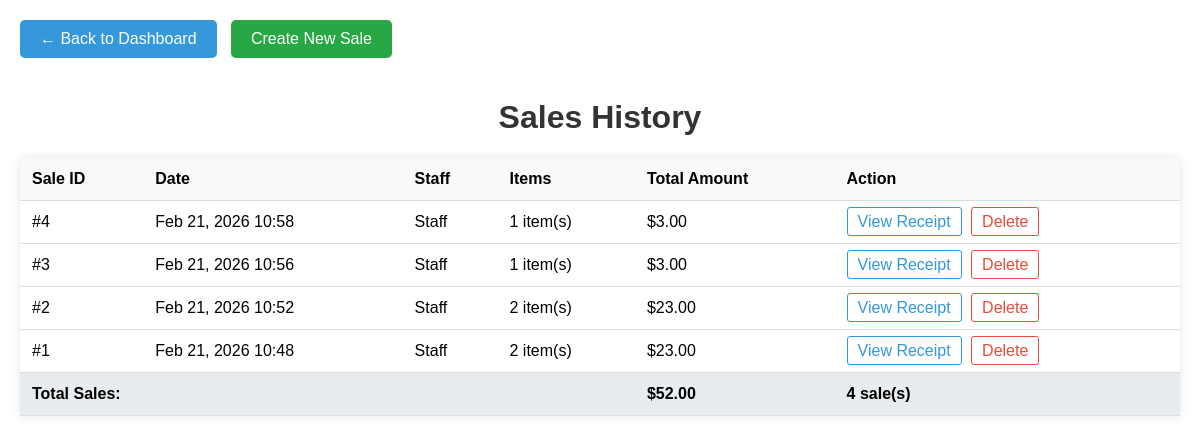
/sales_history.php (signed in), run on the app's committed database.
### tables this page shows
CREATE TABLE `sales` (
  `sale_id` bigint(20) NOT NULL,
  `sale_date` datetime NOT NULL DEFAULT current_timestamp(),
  `staff_name` varchar(100) NOT NULL DEFAULT 'NOT NULL',
  `total_amount` decimal(10,2) NOT NULL DEFAULT 0.00
);

### sales_history.php (the view, shortened to what this page needs)
<!DOCTYPE html>
<html lang="en">
<head>
</head>
<body>
    <?php
    include 'ConnDB.php';
    $query = "SELECT s.*, COUNT(sd.book_id) as item_count
              FROM sales s
              LEFT JOIN salse_details sd ON s.sale_id = sd.sale_id
              GROUP BY s.sale_id
              ORDER BY s.sale_date DESC";
    $result = $conn->query($query);
    ?>
    <a href="Main.php" class="back-link">← Back to Dashboard</a>
    <a href="create_sale.php" class="create-sale-btn">Create New Sale</a>
    <h1>Sales History</h1>
    <table>
        <thead>
            <tr>
                <th>Sale ID</th>
                <th>Date</th>
                <th>Staff</th>
                <th>Items</th>
                <th>Total Amount</th>
                <th>Action</th>
            </tr>
        </thead>
        <tbody>
            <?php
            $totalSales = 0;
            if ($result->num_rows > 0) {
                while ($row = $result->fetch_assoc()) {
                    $totalSales += $row['total_amount'];
                    echo "<tr>
                            <td>#" . $row['sale_id'] . "</td>
                            <td>" . date('M j, Y H:i', strtotime($row['sale_date'])) . "</td>
                            <td>" . htmlspecialchars($row['staff_name']) . "</td>
                            <td>" . $row['item_count'] . " item(s)</td>
                            <td>$" . number_format($row['total_amount'], 2) . "</td>
                            <td>
                                <a href='sale_detail.php?sale_id=" . $row['sale_id'] . "' class='view-link'>View Receipt</a>
                                <a href='Delete.php?sale_id=" . $row['sale_id'] . "' class='delete-link' onclick=\"return confirm('Are you sure you want to delete this sale?')\">Delete</a>
                            </td>
                          </tr>";
                }
                echo "<tr class='total-row'>
                        <td colspan='4'><strong>Total Sales:</strong></td>
                        <td><strong>$" . number_format($totalSales, 2) . "</strong></td>
                        <td><strong>" . $result->num_rows . " sale(s)</strong></td>
                      </tr>";
            } else {
                echo "<tr><td colspan='6' class='no-sales'>No sales found. <a href='create_sale.php'>Create your first sale</a>.</td></tr>";
            }
            ?>
        </tbody>
    </table>
</body>
</html>

### sales_history.php (style rules this page uses)
body { font-family: Arial, sans-serif; max-width: 1200px; margin: 0 auto; padding: 20px; }
h1 { color: #333; text-align: center; }
.back-link { display: inline-block; background-color: #3498db; color: white; padding: 10px 20px; text-decoration: none; border-radius: 5px; margin-bottom: 20px; }
table { width: 100%; border-collapse: collapse; margin-top: 20px; background-color: white; box-shadow: 0 0 10px rgba(0,0,0,0.1); }
th, td { padding: 12px; text-align: left; border-bottom: 1px solid #ddd; }
th { background-color: #f8f9fa; font-weight: bold; }
.view-link { color: #3498db; text-decoration: none; padding: 5px 10px; border: 1px solid #3498db; border-radius: 3px; }
.delete-link { color: #e74c3c; text-decoration: none; padding: 5px 10px; border: 1px solid #e74c3c; border-radius: 3px; margin-left: 5px; }
.total-row { background-color: #e9ecef; font-weight: bold; }
.create-sale-btn { display: inline-block; background-color: #28a745; color: white; padding: 10px 20px; text-decoration: none; border-radius: 5px; margin-bottom: 20px; margin-left: 10px; }

### data on the page
sales: sale_id "4", sale_date "Feb 21, 2026 10:58", staff_name "Staff", item_count "1", total_amount "3.00"
sales: sale_id "3", sale_date "Feb 21, 2026 10:56", staff_name "Staff", item_count "1", total_amount "3.00"
sales: sale_id "2", sale_date "Feb 21, 2026 10:52", staff_name "Staff", item_count "2", total_amount "23.00"
sales: sale_id "1", sale_date "Feb 21, 2026 10:48", staff_name "Staff", item_count "2", total_amount "23.00"

### other printed values
$totalSales "52.00"
$result->num_rows "4"
